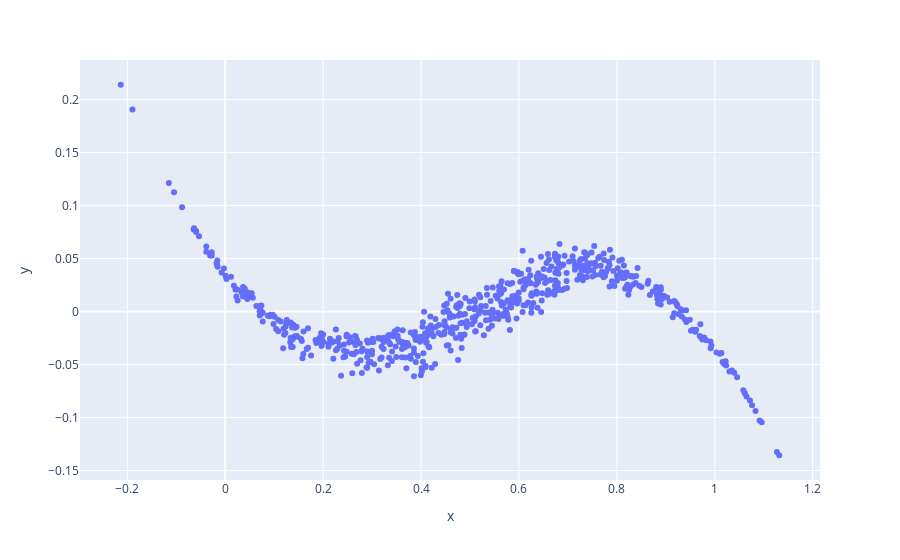

Notebook source saved alongside this figure:
### Code cell
# Visualizing residuals
residuals = y_test - pred
display(px.scatter(x = pred, y = residuals))

### Figure 1 — Plotly figure (JSON) as saved in the notebook; plotly's stock layout.template omitted (floating-point values rounded to 4 significant figures; data arrays with more than 128 entries replaced by an {"elided": "..."} marker saying what was removed)
{"data": [{"hovertemplate": "x=%{x}<br>y=%{y}<extra></extra>", "legendgroup": "", "marker": {"color": "#636efa", "symbol": "circle"}, "mode": "markers", "name": "", "orientation": "v", "showlegend": false, "type": "scatter", "x": {"elided": "629 float values"}, "xaxis": "x", "y": {"elided": "629 float values"}, "yaxis": "y"}], "layout": {"legend": {"tracegroupgap": 0}, "margin": {"t": 60}, "xaxis": {"anchor": "y", "domain": [0, 1], "title": {"text": "x"}}, "yaxis": {"anchor": "x", "domain": [0, 1], "title": {"text": "y"}}}}
